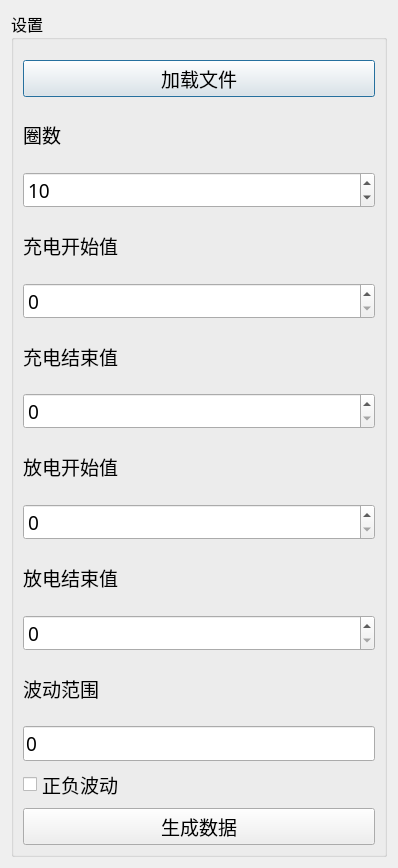
<?xml version="1.0" encoding="UTF-8"?>
<ui version="4.0">
 <class>DialogFix</class>
 <widget class="QDialog" name="DialogFix">
  <property name="geometry">
   <rect>
    <x>0</x>
    <y>0</y>
    <width>398</width>
    <height>868</height>
   </rect>
  </property>
  <property name="windowTitle">
   <string>Dialog</string>
  </property>
  <layout class="QVBoxLayout" name="verticalLayout">
   <item>
    <widget class="QGroupBox" name="groupBox_2">
     <property name="font">
      <font>
       <family>微软雅黑</family>
       <pointsize>12</pointsize>
      </font>
     </property>
     <property name="title">
      <string>设置</string>
     </property>
     <layout class="QVBoxLayout" name="verticalLayout_2">
      <property name="topMargin">
       <number>20</number>
      </property>
      <item>
       <widget class="QPushButton" name="btnLoad">
        <property name="font">
         <font>
          <family>微软雅黑</family>
          <pointsize>14</pointsize>
         </font>
        </property>
        <property name="text">
         <string>加载文件</string>
        </property>
       </widget>
      </item>
      <item>
       <widget class="QLabel" name="label_3">
        <property name="font">
         <font>
          <family>微软雅黑</family>
          <pointsize>14</pointsize>
         </font>
        </property>
        <property name="text">
         <string>圈数</string>
        </property>
       </widget>
      </item>
      <item>
       <widget class="QSpinBox" name="sbInt">
        <property name="font">
         <font>
          <family>微软雅黑</family>
          <pointsize>14</pointsize>
         </font>
        </property>
        <property name="maximum">
         <number>99999999</number>
        </property>
        <property name="value">
         <number>10</number>
        </property>
       </widget>
      </item>
      <item>
       <widget class="QLabel" name="label_4">
        <property name="font">
         <font>
          <family>微软雅黑</family>
          <pointsize>14</pointsize>
         </font>
        </property>
        <property name="text">
         <string>充电开始值</string>
        </property>
       </widget>
      </item>
      <item>
       <widget class="QSpinBox" name="sbChargeBegin">
        <property name="font">
         <font>
          <family>微软雅黑</family>
          <pointsize>14</pointsize>
         </font>
        </property>
        <property name="maximum">
         <number>10000</number>
        </property>
       </widget>
      </item>
      <item>
       <widget class="QLabel" name="label_5">
        <property name="font">
         <font>
          <family>微软雅黑</family>
          <pointsize>14</pointsize>
         </font>
        </property>
        <property name="text">
         <string>充电结束值</string>
        </property>
       </widget>
      </item>
      <item>
       <widget class="QSpinBox" name="sbChargeEnd">
        <property name="font">
         <font>
          <family>微软雅黑</family>
          <pointsize>14</pointsize>
         </font>
        </property>
        <property name="maximum">
         <number>10000</number>
        </property>
       </widget>
      </item>
      <item>
       <widget class="QLabel" name="label">
        <property name="font">
         <font>
          <pointsize>14</pointsize>
         </font>
        </property>
        <property name="text">
         <string>放电开始值</string>
        </property>
       </widget>
      </item>
      <item>
       <widget class="QSpinBox" name="sbDisChargeBegin">
        <property name="font">
         <font>
          <pointsize>14</pointsize>
         </font>
        </property>
        <property name="maximum">
         <number>10000</number>
        </property>
       </widget>
      </item>
      <item>
       <widget class="QLabel" name="label_2">
        <property name="font">
         <font>
          <pointsize>14</pointsize>
         </font>
        </property>
        <property name="text">
         <string>放电结束值</string>
        </property>
       </widget>
      </item>
      <item>
       <widget class="QSpinBox" name="sbDischargeEnd">
        <property name="font">
         <font>
          <pointsize>14</pointsize>
         </font>
        </property>
        <property name="maximum">
         <number>10000</number>
        </property>
       </widget>
      </item>
      <item>
       <widget class="QLabel" name="label_6">
        <property name="font">
         <font>
          <pointsize>14</pointsize>
         </font>
        </property>
        <property name="text">
         <string>波动范围</string>
        </property>
       </widget>
      </item>
      <item>
       <widget class="QLineEdit" name="edtSpan">
        <property name="font">
         <font>
          <pointsize>14</pointsize>
         </font>
        </property>
        <property name="text">
         <string>0</string>
        </property>
       </widget>
      </item>
      <item>
       <widget class="QCheckBox" name="checkBox">
        <property name="font">
         <font>
          <pointsize>14</pointsize>
         </font>
        </property>
        <property name="text">
         <string>正负波动</string>
        </property>
       </widget>
      </item>
      <item>
       <widget class="QPushButton" name="btnGen">
        <property name="font">
         <font>
          <pointsize>14</pointsize>
         </font>
        </property>
        <property name="text">
         <string>生成数据</string>
        </property>
       </widget>
      </item>
     </layout>
    </widget>
   </item>
  </layout>
 </widget>
 <resources/>
 <connections/>
</ui>
